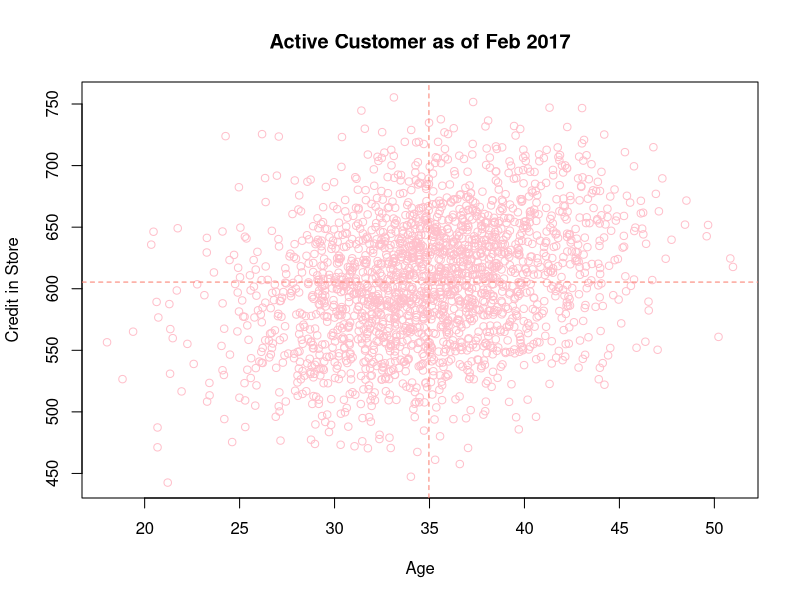
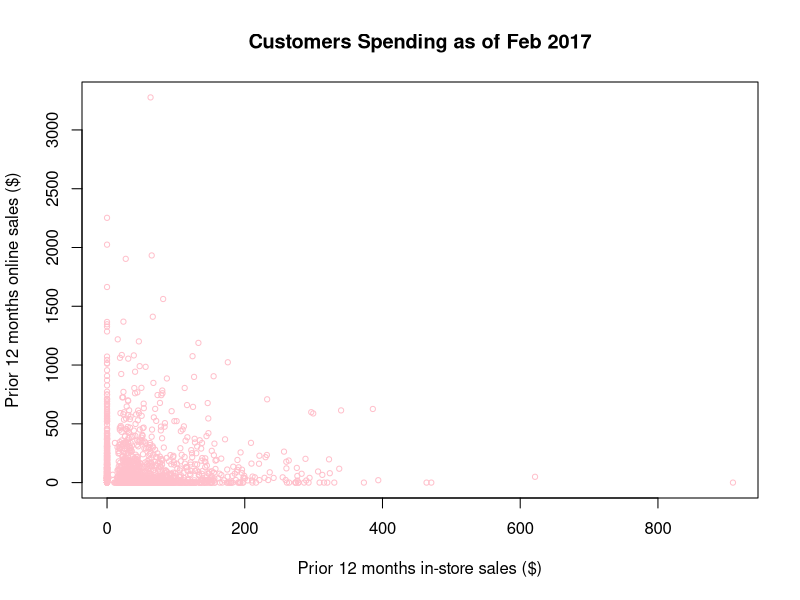
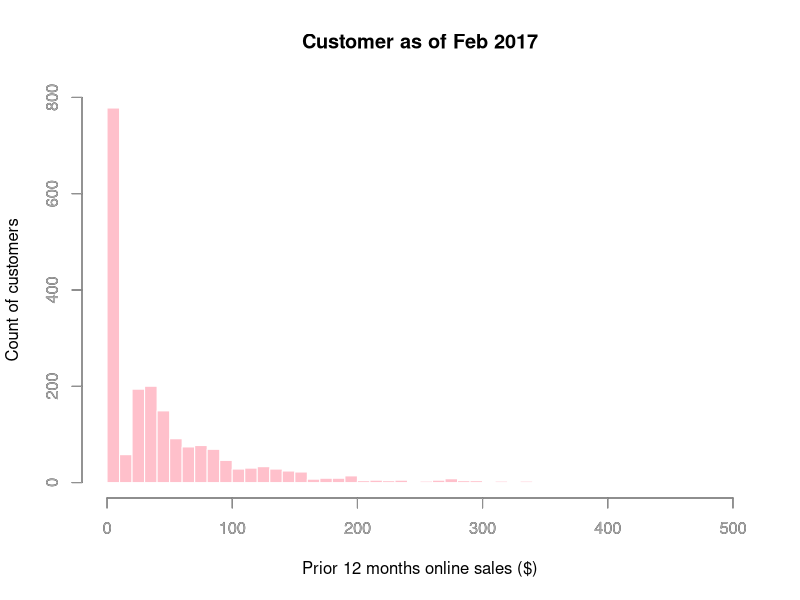
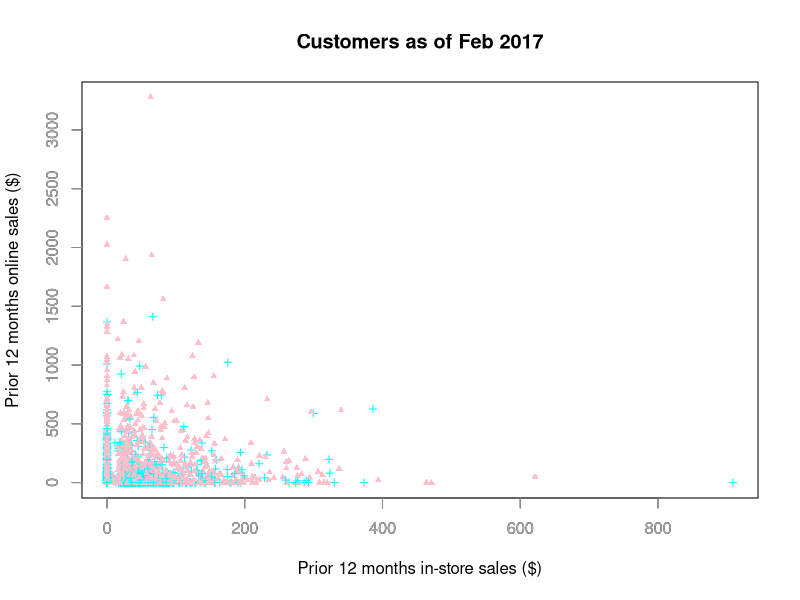

Source code (R) for these figures, in order: (Note: this script raises an error after producing the figures.)
############ Market Analysis Project ############ 

#1. Simulate a data set that describes

#1.1 Simulate Customer Data
  # 2000 Customers age, 
  # 2000 Customers age credit in store 
  # 2000 Customers email (yes or no) 
  # 2000 Customers distance to store (use lognormal distribution to simulate distance)
set.seed(1234)
ncust <- 2000
cust.df <- data.frame(cust.id = as.factor(c(1:ncust)))

cust.df$age <- rnorm(n=ncust, mean = 35, sd = 5)
cust.df$credit.score <- rnorm(n=ncust, mean = 3*cust.df$age + 500, sd = 50)
cust.df$email <- factor(sample(c("yes","no"), size = ncust, replace = TRUE, prob = c(0.7, 0.3)))
cust.df$distance <- exp(rnorm(n=ncust, mean = 2, sd = 1.2)) 
summary(cust.df)


#1.2 Simulate Online and In-Store Sales Data
  # Online visits (negative binomial distribution to simulate the counts)
  # tranaction 
  # totle spendings

# model the mean of the negative binomial with a baseline value of 20.
# The size argument sets the degree of dispersion (variation) for the samples. 
# For customers with email on file, an average 15 more online visits are added
# Lastly, assume that younger customers tend to visit online store more than older customers.
cust.df$online.visits <- rnbinom(ncust, size = 0.3, 
                                 mu = 20 + ifelse(cust.df$email =="yes", 15, 0) - 0.8 * (cust.df$age-median(cust.df$age)))

# For each online visit that a customer makes, we assume there is a 20 % chance of placing an order and use rbinom() to create the variable online.trans.
cust.df$online.trans <- rbinom(ncust, size = cust.df$online.visits, prob = 0.2)
cust.df$online.spend <- exp(rnorm(ncust, mean = 3, sd = 0.1)) * cust.df$online.trans

# Repeat those steps for in-store sales
cust.df$store.trans <- rnbinom(ncust, size=5, mu=3 / sqrt(cust.df$distance))
cust.df$store.spend <- exp(rnorm(ncust, mean=3.5, sd=0.4)) * cust.df$store.trans
summary(cust.df)


#1.2 Simulate Satisfaction Survey Responses

#Assume that overall satisfaction is a psychological construct that is not directly observable.
sat.overall <- rnorm(ncust, mean=3.1, sd=0.7)
sat.overall
summary(sat.overall)
sat.service <- floor(sat.overall + rnorm(ncust, mean=0.5, sd=0.4))
sat.selection <- floor(sat.overall + rnorm(ncust, mean=-0.2, sd=0.6))
summary(cbind(sat.service, sat.selection))

# Keep the satisfaction score between 1 to 5 
sat.service[sat.service > 5] <- 5
sat.service[sat.service < 1] <- 1
sat.selection[sat.selection > 5] <- 5
sat.selection[sat.selection < 1] <- 1
summary(cbind(sat.service, sat.selection))


#1.3 Simulate Non-Response Dta
no.response <- as.logical(rbinom(ncust, size = 1, prob = cust.df$age/100)) # Assume the older, the higher probability to answer survey
sat.service[no.response] <- NA
sat.selection[no.response] <- NA
summary(cbind(sat.service, sat.selection))

#1.4 FInalize Data Simulation
cust.df$sat.service <- sat.service
cust.df$sat.selection <- sat.selection
summary(cust.df)



#2. Exploring Associations Between Variables with ScatterPlots
str(cust.df)

plot(x=cust.df$age, y = cust.df$credit.score,
     main = "Active Customer as of Feb 2017",
     xlab = "Age", ylab = "Credit in Store", col = "pink")
abline(h = mean(cust.df$credit.score), col = "salmon", lty=2)
abline(v = mean(cust.df$age), col = "salmon", lty=2)

plot(x = cust.df$store.spend, y = cust.df$online.spend,
     main = "Customers Spending as of Feb 2017", 
     xlab = "Prior 12 months in-store sales ($)",
     ylab= "Prior 12 months online sales ($)", 
     col = "pink",
     cex = 0.7)

hist(cust.df$store.spend,
     breaks = (0:ceiling(max(cust.df$store.spend)/10)) * 10,
     main = "Customer as of Feb 2017",
     xlab = "Prior 12 months online sales ($)",
     ylab="Count of customers",
     col = "pink",
     border = "white",
     xlim = c(0, 500),
     ylim = c(0, 800))
axis(1, col = "grey", col.axis = "dark grey", lwd = 0.7)
axis(2, col = "grey", col.axis = "dark grey", lwd = 0.7)

mycol <- c("cyan", "pink")
mypch <- c(3,17)
mycol[head(cust.df$email)]

plot(cust.df$store.spend, cust.df$online.spend,
     cex = 0.7,
     col = mycol[cust.df$email], pch = mypch[cust.df$email],
     main = "Customers as of Feb 2017",
     xlab= "Prior 12 months in-store sales ($)",
     ylab= "Prior 12 months online sales ($)")
axis(1, col = "grey", col.axis = "dark grey", lwd = 0.7)
axis(2, col = "grey", col.axis = "dark grey", lwd = 0.7)
legend()
